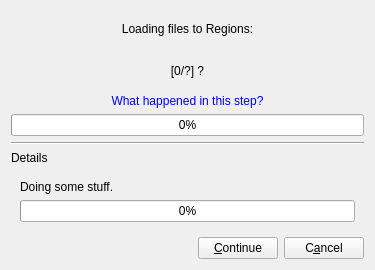
<?xml version="1.0" encoding="UTF-8"?>
<ui version="4.0">
 <class>LoadObjectUI</class>
 <widget class="QWidget" name="LoadObjectUI">
  <property name="geometry">
   <rect>
    <x>0</x>
    <y>0</y>
    <width>375</width>
    <height>270</height>
   </rect>
  </property>
  <property name="windowTitle">
   <string notr="true"/>
  </property>
  <layout class="QVBoxLayout" name="verticalLayout_2">
   <item>
    <widget class="QLabel" name="label">
     <property name="text">
      <string notr="true">Loading files to Regions:</string>
     </property>
     <property name="alignment">
      <set>Qt::AlignmentFlag::AlignCenter</set>
     </property>
    </widget>
   </item>
   <item>
    <widget class="QLabel" name="fileLabel">
     <property name="text">
      <string notr="true">[0/?] ?</string>
     </property>
     <property name="textFormat">
      <enum>Qt::TextFormat::MarkdownText</enum>
     </property>
     <property name="alignment">
      <set>Qt::AlignmentFlag::AlignCenter</set>
     </property>
     <property name="wordWrap">
      <bool>true</bool>
     </property>
    </widget>
   </item>
   <item>
    <widget class="DhLinkLikeButton" name="whatHappened">
     <property name="mouseTracking">
      <bool>true</bool>
     </property>
     <property name="styleSheet">
      <string notr="true">border:none;
color: rgb(0, 0, 255);</string>
     </property>
     <property name="text">
      <string>What happened in this step?</string>
     </property>
    </widget>
   </item>
   <item>
    <widget class="QProgressBar" name="progressBar">
     <property name="value">
      <number>0</number>
     </property>
    </widget>
   </item>
   <item>
    <widget class="Line" name="line">
     <property name="orientation">
      <enum>Qt::Orientation::Horizontal</enum>
     </property>
    </widget>
   </item>
   <item>
    <widget class="DhLinkLikeButton" name="detailBtn">
     <property name="mouseTracking">
      <bool>true</bool>
     </property>
     <property name="styleSheet">
      <string notr="true">border:none;text-align:left;</string>
     </property>
     <property name="text">
      <string>Details</string>
     </property>
    </widget>
   </item>
   <item>
    <widget class="QWidget" name="widget" native="true">
     <layout class="QVBoxLayout" name="verticalLayout">
      <item>
       <widget class="QLabel" name="label_2">
        <property name="text">
         <string notr="true">Doing some stuff.</string>
        </property>
        <property name="textFormat">
         <enum>Qt::TextFormat::MarkdownText</enum>
        </property>
        <property name="wordWrap">
         <bool>true</bool>
        </property>
       </widget>
      </item>
      <item>
       <widget class="QProgressBar" name="progressBar_2">
        <property name="value">
         <number>0</number>
        </property>
       </widget>
      </item>
     </layout>
    </widget>
   </item>
   <item>
    <layout class="QHBoxLayout" name="horizontalLayout">
     <item>
      <spacer name="horizontalSpacer">
       <property name="orientation">
        <enum>Qt::Orientation::Horizontal</enum>
       </property>
       <property name="sizeHint" stdset="0">
        <size>
         <width>40</width>
         <height>20</height>
        </size>
       </property>
      </spacer>
     </item>
     <item>
      <widget class="QPushButton" name="continueBtn">
       <property name="text">
        <string>&amp;Continue</string>
       </property>
      </widget>
     </item>
     <item>
      <widget class="QPushButton" name="cancelBtn">
       <property name="text">
        <string>C&amp;ancel</string>
       </property>
      </widget>
     </item>
    </layout>
   </item>
  </layout>
 </widget>
 <customwidgets>
  <customwidget>
   <class>DhLinkLikeButton</class>
   <extends>QPushButton</extends>
   <header>dhlinklikebutton.h</header>
  </customwidget>
 </customwidgets>
 <resources/>
 <connections/>
</ui>
